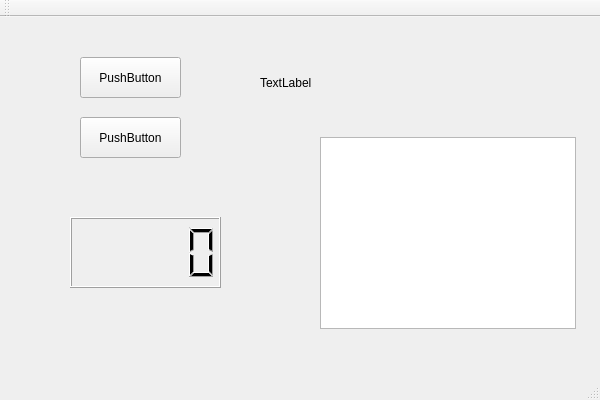
<?xml version="1.0" encoding="UTF-8"?>
<ui version="4.0">
 <class>QtGuiApplication1Class</class>
 <widget class="QMainWindow" name="QtGuiApplication1Class">
  <property name="geometry">
   <rect>
    <x>0</x>
    <y>0</y>
    <width>600</width>
    <height>400</height>
   </rect>
  </property>
  <property name="windowTitle">
   <string>QtGuiApplication1</string>
  </property>
  <widget class="QWidget" name="centralWidget">
   <widget class="QPushButton" name="pushButton">
    <property name="geometry">
     <rect>
      <x>80</x>
      <y>40</y>
      <width>101</width>
      <height>41</height>
     </rect>
    </property>
    <property name="text">
     <string>PushButton</string>
    </property>
   </widget>
   <widget class="QPushButton" name="pushButton_2">
    <property name="geometry">
     <rect>
      <x>80</x>
      <y>100</y>
      <width>101</width>
      <height>41</height>
     </rect>
    </property>
    <property name="text">
     <string>PushButton</string>
    </property>
   </widget>
   <widget class="QLabel" name="label">
    <property name="geometry">
     <rect>
      <x>260</x>
      <y>60</y>
      <width>54</width>
      <height>12</height>
     </rect>
    </property>
    <property name="text">
     <string>TextLabel</string>
    </property>
   </widget>
   <widget class="QGraphicsView" name="graphicsView">
    <property name="geometry">
     <rect>
      <x>320</x>
      <y>120</y>
      <width>256</width>
      <height>192</height>
     </rect>
    </property>
   </widget>
   <widget class="QLCDNumber" name="lcdNumber">
    <property name="geometry">
     <rect>
      <x>70</x>
      <y>200</y>
      <width>151</width>
      <height>71</height>
     </rect>
    </property>
   </widget>
  </widget>
  <widget class="QMenuBar" name="menuBar">
   <property name="geometry">
    <rect>
     <x>0</x>
     <y>0</y>
     <width>600</width>
     <height>23</height>
    </rect>
   </property>
  </widget>
  <widget class="QToolBar" name="mainToolBar">
   <attribute name="toolBarArea">
    <enum>TopToolBarArea</enum>
   </attribute>
   <attribute name="toolBarBreak">
    <bool>false</bool>
   </attribute>
  </widget>
  <widget class="QStatusBar" name="statusBar"/>
 </widget>
 <layoutdefault spacing="6" margin="11"/>
 <resources>
  <include location="QtGuiApplication1.qrc"/>
 </resources>
 <connections/>
</ui>
